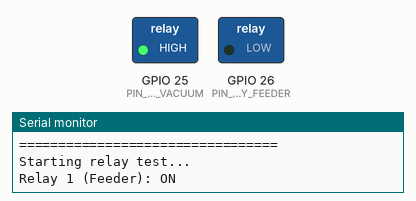
Simulated run of this sketch. Board: ESP32. Parts: switched loads named in the sketch (green lamp = pin HIGH), the last lines printed to the serial monitor.

Above: at 3.0 s.
At 7.0 s:
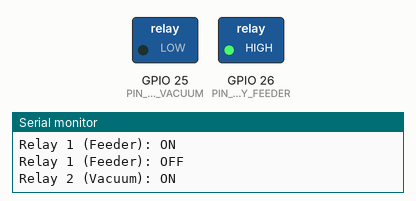
At 9.0 s:
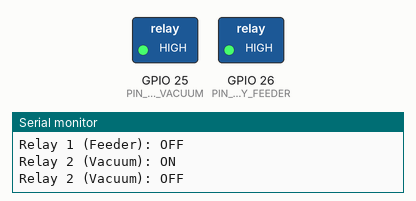
Timing chart, 0 to 12.4 s (numbered marks = the images above):
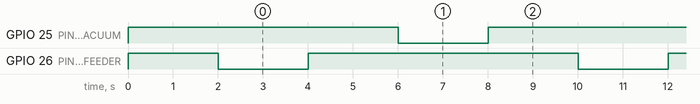

The sketch:

Test_Relay.ino
```cpp
/*
 * Test: 2-Channel Relay Module
 * Expected: Relays click ON/OFF, controlled devices activate
 *
 * WIRING:
 * - Relay VCC → 5V
 * - Relay GND → GND
 * - Relay IN1 → GPIO 25 (Feeder)
 * - Relay IN2 → GPIO 26 (Vacuum)
 *
 * RELAY OUTPUTS:
 * - Relay 1 COM → Solenoid valve (+)
 * - Relay 1 NO → 12V (+)
 * - Relay 2 COM → Vacuum pump (+)
 * - Relay 2 NO → 12V (+)
 */

 #define PIN_RELAY_FEEDER  26
 #define PIN_RELAY_VACUUM  25

 void setup() {
   Serial.begin(115200);
   Serial.println("=================================");
   Serial.println("Relay Test");
   Serial.println("=================================");

   pinMode(PIN_RELAY_FEEDER, OUTPUT);
   pinMode(PIN_RELAY_VACUUM, OUTPUT);

   // Turn off both relays initially
   digitalWrite(PIN_RELAY_FEEDER, HIGH);
   digitalWrite(PIN_RELAY_VACUUM, HIGH);

   Serial.println("Starting relay test...");
   delay(2000);
 }

 void loop() {
   // ====== TEST RELAY 1 (FEEDER) ======
   Serial.println("Relay 1 (Feeder): ON");
   digitalWrite(PIN_RELAY_FEEDER, LOW);
   delay(2000);

   Serial.println("Relay 1 (Feeder): OFF");
   digitalWrite(PIN_RELAY_FEEDER, HIGH);
   delay(2000);

   // ====== TEST RELAY 2 (VACUUM) ======
   Serial.println("Relay 2 (Vacuum): ON");
   digitalWrite(PIN_RELAY_VACUUM, LOW);
   delay(2000);

   Serial.println("Relay 2 (Vacuum): OFF");
   digitalWrite(PIN_RELAY_VACUUM, HIGH);
   delay(2000);
 }

 /*
  * EXPECTED BEHAVIOR:
  * - You should HEAR a click when relay activates
  * - Relay LED should light up
  * - Connected device (solenoid/vacuum) should activate
  *
  * TROUBLESHOOTING:
  *
  * Relay doesn't click:
  * - Check 5V power to relay module
  * - Check GND connection
  * - Try inverting signal (Low ↔ LOW) - some relays are active LOW
  *
  * Relay clicks but device doesn't work:
  * - Check device power supply (12V connected?)
  * - Verify COM and NO wiring
  * - Test device directly with 12V (bypass relay)
  * - Check device fuse/protection
  *
  * Relay clicks but ESP32 resets:
  * - Relay draws too much current
  * - Add external transistor driver circuit
  * - Use separate power supply for relay logic
  */
```

Measured:
- by itself, GPIO 25 (PIN_RELAY_VACUUM), GPIO 26 (PIN_RELAY_FEEDER): alternates HIGH for 6.0 s and LOW for 2.0 s
- by itself, everything shown: repeats every 8.0 s, in 4 steps
